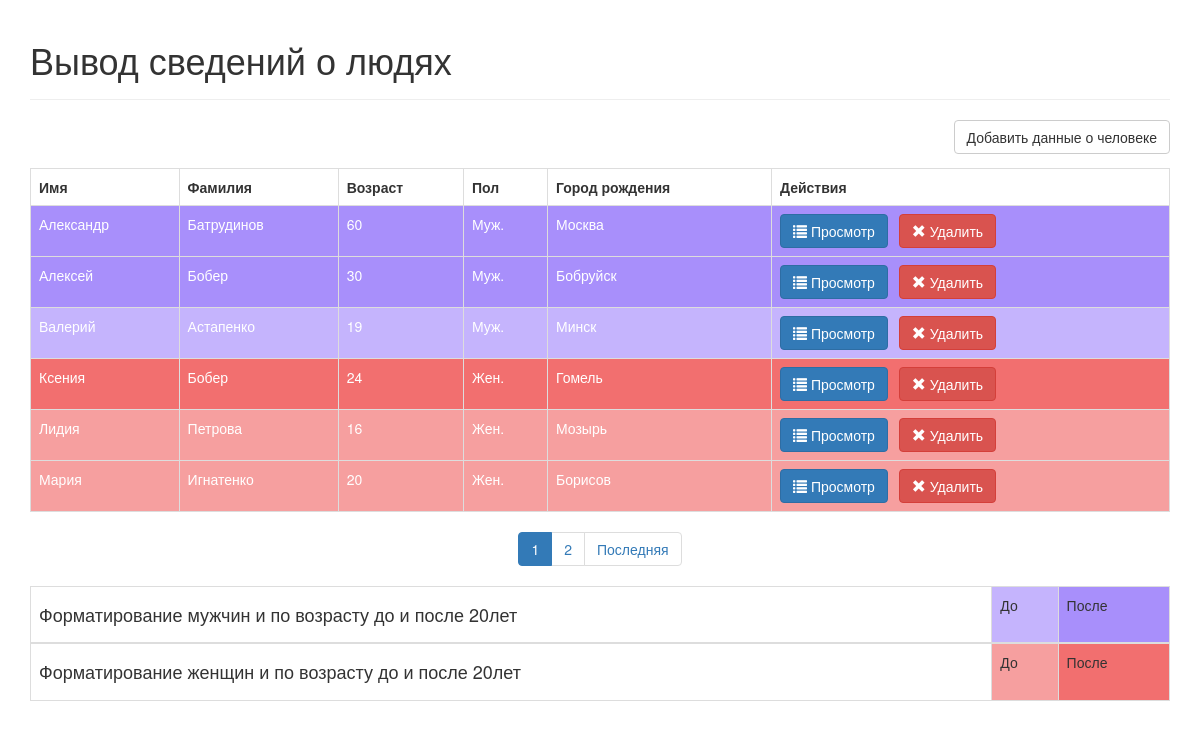
The page / on the database its author committed.
### tables this page shows
CREATE TABLE `people` (
  `id` int NOT NULL,
  `name` mediumtext NOT NULL,
  `surname` mediumtext NOT NULL,
  `birthday` date NOT NULL,
  `gender` tinyint(1) NOT NULL,
  `city` text NOT NULL
);

### index.php (the view, shortened to what this page needs)
<?php
  $page = isset($_GET['page']) ? $_GET['page'] : 1;
  $records_per_page = 6;
  $from_record_num = ($records_per_page * $page) - $records_per_page;
  require 'test_class.php';
  $database = new Database();
  $db = $database->getConnection();
  $output_people = new People($db);
  $stmt = $output_people->readAll($from_record_num, $records_per_page,$db);
  $num = $stmt->rowCount();
  $total_rows = $output_people->countAll();
  $page_title = "Вывод сведений о людях";
  require_once "header.php";
?>
  <div class='right-button-margin'>
      <a href='add_person.php' class='btn btn-default pull-right'>Добавить данные о человеке</a>
  </div>
<?php
  if ($num > 0) {
    echo "<table class='table table-hover table-responsive table-bordered'>";
      echo "<tr>";
        echo "<th>Имя</th>";
        echo "<th>Фамилия</th>";
        echo "<th>Возраст</th>";
        echo "<th>Пол</th>";
        echo "<th>Город рождения</th>";
        echo "<th>Действия</th>";
      echo "</tr>";
      while ($row = $stmt->fetch(PDO::FETCH_ASSOC)) {
        extract($row);
        echo "<tr ";
        echo $output_people->format_person($gender,$birthday);
        echo '</tr>';
          echo "<td>{$name}</td>";
          echo "<td>{$surname}</td>";
          echo "<td>";
          echo People::calculate_age($birthday);
          echo "</td>";
          echo "<td>";
          echo People::change_gender($gender);
          echo "</td>";
          echo "<td>{$city}</td>";
          echo "<td>";
          echo "<a href='read_person.php?id={$id}' class='btn btn-primary left-margin'>
                <span class='glyphicon glyphicon-list'></span> Просмотр
                </a>
                <a delete-id='{$id}' class='btn btn-danger delete-object'>
                <span class='glyphicon glyphicon-remove'></span> Удалить
                </a>";
          echo "</td>";
        echo "</tr>";
        }
    echo "</table>";
    $page_url = "index.php?";
    include_once 'paging.php';
  }
  else {
      echo "<div class='alert alert-info'>Товары не найдены.</div>";
  }
?>
   <table class='table table-bordered table-sm'>
     <thead>
      <tr>
        <td><h4>Форматирование мужчин и по возрасту до и после 20лет</h4></td>
        <td class="smal_male_td">До</td>
        <td class="male_td">После</td>
      </tr>
    </thead>
      <tr>
        <td><h4>Форматирование женщин и по возрасту до и после 20лет</h4></td>
        <td class="smal_fmale_td">До</td>
        <td class="fmale_td">После</td>
      </tr>
   </table>
<?php
  require_once "footer.php";
?>

### header.php (shortened to what this page needs)
<!DOCTYPE html>
<html lang="ru">
<head>
  <link rel="stylesheet"
  href="https://maxcdn.bootstrapcdn.com/bootstrap/3.3.7/css/bootstrap.min.css"/>
  <link rel="stylesheet" href="css/style.css" />
</head>
<body>
  <div class="container">
      <div class="page-header">
          <h1>
            <?php echo $page_title; ?>
          </h1>
      </div>

### test_class.php (shortened to what this page needs)
<?php
class People
{
    private $conn;
    private $table_name = 'people';
    private $format_part1="style='background-color: rgb(";
    private $male = '110 69 249 / ';
    private $fmale = '233 15 15 / ';
    private $format_part2="); color: white;'";
    public function __construct($db, $id = '', $name = '', $surname = '',
      $birthday = '', $gender = '', $city= ''
    ){
      $this->conn = $db;
    }
    function readAll($from_record_num, $records_per_page)
    {
      $query = "SELECT id, name, surname, birthday, gender, city "
             . "FROM " . $this->table_name
             . " ORDER BY name ASC "
             . "LIMIT {$from_record_num}, {$records_per_page}";
      $stmt = $this->conn->prepare($query);
      $stmt->execute();
      return $stmt;
    }
    public function countAll()
    {
      $query = "SELECT id FROM " . $this->table_name . "";
      $stmt = $this->conn->prepare( $query );
      $stmt->execute();
      $num = $stmt->rowCount();
      return $num;
    }
    public static function calculate_age($birthday)
    {
      $birthday_timestamp = strtotime($birthday);
      $age = date('Y') - date('Y', $birthday_timestamp);
      if (date('md', $birthday_timestamp) > date('md')) {
        $age--;
      }
      return $age;
    }
    static function change_gender($gnd)
    {
      if ($gnd == 1) {
          $gnd = "Муж.";
      } else {
          $gnd = "Жен.";
      }
      return $gnd;
    }
    function format_person($gender,$birthday)
    {
      $age = People::calculate_age($birthday);
      if ($age <= '20') {
              if ($gender == 1) {
                $str_style = $this->format_part1.$this->male."40%".$this->format_part2;
              } else {
                $str_style = $this->format_part1.$this->fmale."40%".$this->format_part2;
              }
      }
       if ($age > '20'){
                if ($gender == 1){
                  $str_style = $this->format_part1.$this->male."60%".$this->format_part2;
                } else {
                  $str_style = $this->format_part1.$this->fmale."60%".$this->format_part2;
                }
      }
      echo $str_style;
    }
}

### paging.php (shortened to what this page needs)
<?php
echo "<ul class='pagination'>";
$total_pages = ceil($total_rows / $records_per_page);
$range = 2;
$initial_num = $page - $range;
$condition_limit_num = ($page + $range) + 1;
for ($x = $initial_num; $x < $condition_limit_num; $x++) {
    if (($x > 0) && ($x <= $total_pages)) {
        if ($x == $page) {
            echo "<li class='active'><a href=\"#\">$x <span class=\"sr-only\">(current)</span></a></li>";
        }
        else {
            echo "<li><a href='{$page_url}page=$x'>$x</a></li>";
        }
    }
}
if ($page < $total_pages) {
    echo "<li><a href='" . $page_url . "page={$total_pages}' title='Последняя страница из {$total_pages}.'>";
    echo "Последняя";
    echo "</a></li>";
}
echo "</ul>";

### footer.php (shortened to what this page needs)
</div>
</body>
</html>

### css/style.css (style rules this page uses)
.left-margin { margin: 0 .5em 0 0; }
.right-button-margin { margin: 0 0 1em 0; overflow: hidden; }
.pagination { display: flex; justify-content: center; }
.smal_male_td { background-color: rgb(110 69 249 / 40%); }
.male_td { background-color: rgb(110 69 249 / 60%); }
.smal_fmale_td { background-color: rgb(233 15 15 / 40%); }
.fmale_td { background-color: rgb(233 15 15 / 60%); }

### rows shown on the page
people: name "Александр", surname "Батрудинов", birthday "60", gender "Муж.", city "Москва"
people: name "Алексей", surname "Бобер", birthday "30", gender "Муж.", city "Бобруйск"
people: name "Валерий", surname "Астапенко", birthday "19", gender "Муж.", city "Минск"
people: name "Ксения", surname "Бобер", birthday "24", gender "Жен.", city "Гомель"
people: name "Лидия", surname "Петрова", birthday "16", gender "Жен.", city "Мозырь"
people: name "Мария", surname "Игнатенко", birthday "20", gender "Жен.", city "Борисов"

### other values the page prints
$page_title "Вывод сведений о людях"
